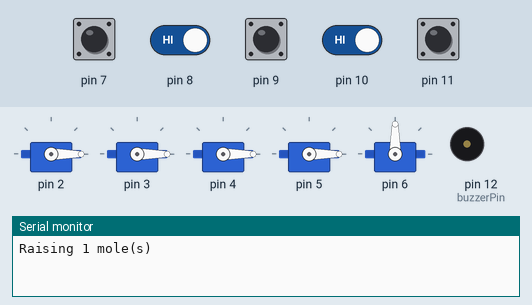
Simulated run of this sketch. Board: Arduino Uno, built with avr-gcc and run on an emulated ATmega328P. On the bench: 5 × servo, buzzer (waves = sounding), the last lines printed to the serial monitor. The test bench sets the inputs (shaded band); at power-on: pin 7–11 HIGH. Random numbers use the default seed unless the sketch sets one.

Above: at 3.3 s.
3.4 s: pin 11 pulled LOW for 0.15 s
At 3.7 s:
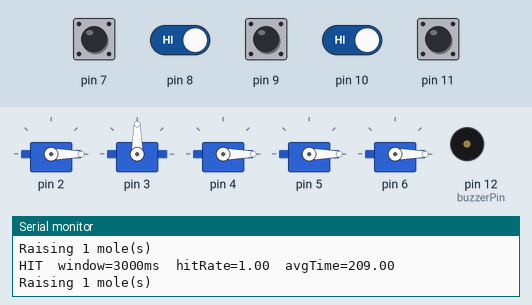
At 6.45 s:
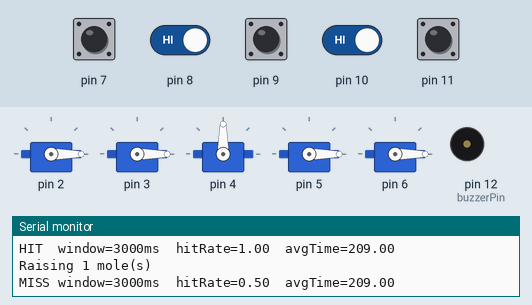
6.5 s: pin 9 pulled LOW for 0.15 s
9.6 s: pin 8 driven LOW and pin 9 driven LOW and pin 10 driven LOW and pin 11 driven LOW
12.6 s: pin 9 driven HIGH
15.6 s: pin 9 driven LOW
At 16.8 s:
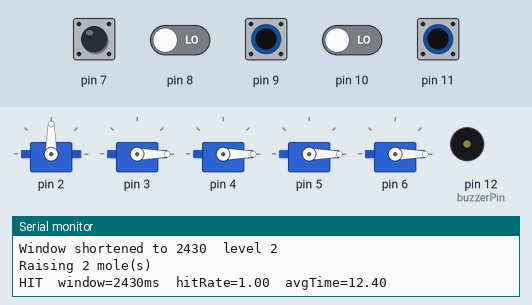
18.6 s: pin 7 pulled LOW for 0.15 s
At 19.07 s:
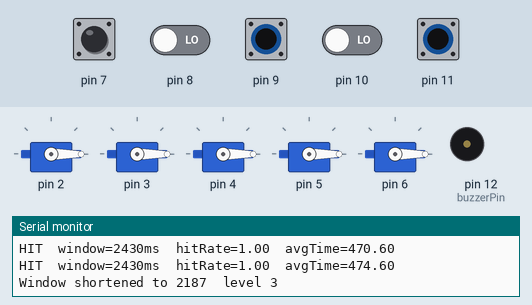
Timing chart, 0 to 24.2 s (numbered marks = the images above; inputs shaded):
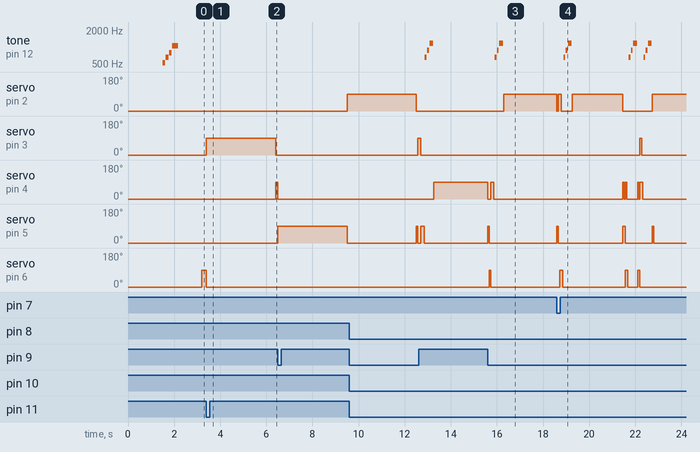

The sketch:

WhackAMole.ino
```cpp
#include "Game.h"

Game game(5);   // 4 moles connected for simulation; change parameter 0-5 for however many moles desired

void setup()
{
    game.begin();
}

void loop()
{
    game.update();
}
```

Game.cpp
```cpp
#include "Game.h"
static void startJingle(int pin);
static void endGameJingle(int pin);
static void speedUpJingle(int pin);
static void slowDownJingle(int pin);

Game::Game(int activeMoles)
{
    this->activeMoles = activeMoles;
    moles[0] = new Mole(2,7); //Initialize Mole objects; parameters are servo pins and button pins
    moles[1] = new Mole(3,8);
    moles[2] = new Mole(4,9);
    moles[3] = new Mole(5,10);
    moles[4] = new Mole(6,11);//change pin numbers later

    buzzerPin = 12; //Arduino pin corresponsing to buzzer

    resetState();
}

void Game::resetState()
{
    //switchState = true; //switch is on

    nextIndex = 0;
    count = 0;

    windowMs = START_WINDOW_MS;
    outcomeIndex = 0;
    outcomeCount = 0;
    consecutiveMisses = 0;
    roundsSinceAdapt = 0;
    nextRaiseAt = 0;
    level = 0;
}

void Game::begin()
{
    Serial.begin(9600);
    randomSeed(analogRead(A0));//for unconnected analog pin 0, reads noise
    for (int i=0; i < 5; i++)
    {
        moles[i]->begin();
        delay(300);
    }
    startJingle(buzzerPin);
    nextRaiseAt = millis()+1000;
}

void Game:: restart()//when idle, instead of turning off, just reset to beginning
{
    Serial.println("Idle: restarting game");
    for (int i = 0; i < 5; i++)
    {
        moles[i]->retractMole();
    }
    resetState();
    endGameJingle(buzzerPin);
    startJingle(buzzerPin);//can change; didn't know which we wanted
    nextRaiseAt = millis() + 1000;
}

double Game::getAverageTime() const
{
    //iterate thorugh time array, return average time
    if (count == 0) return 0;

    unsigned long sum = 0;
    for (int i = 0; i < count; i++)
    {
        sum+=times[i];
    }
    return (double)sum/count;
}

double Game::getHitRate() const
{
    if (outcomeCount==0)return 0;

    int hits = 0;
    for (int i=0;i<outcomeCount;i++)
    {
        if (outcomes[i])hits++;
    }
    return double(hits)/outcomeCount;
}

bool Game::canAdapt()//if we want to adapt the current time window
{
    return outcomeCount >= WINDOW;
}

void Game::raiseMole()
{

    if (millis() < nextRaiseAt) return;  // still in a pause
    if (anyMoleRaised()) return;      // wait until all moles are down

    int max = maxMolesNow();
    int count = random(1, max + 1);      // upper bound is exclusive

    int order[5];                              // shuffle so each mole is picked at most once
    for (int i = 0; i < activeMoles; i++) order[i] = i;

    for (int i = 0; i < count; i++)
    {
        int j = random(i, activeMoles);        // pick from the moles not used yet
        int tmp = order[i];
        order[i] = order[j];
        order[j] = tmp;
        moles[order[i]]->raiseMole();
    }

    Serial.print("Raising ");
    Serial.print(count);
    Serial.println(" mole(s)");
    //if not raised, raise random mole
    //servo rotates up, start timer -- call mole raise methos
}

void Game::retractMole()
{
    for (Mole * m : moles)
    {
        if (!m->isRaised()) continue;
        if (m->wasHit())
        {
            addTime(m->getReactionTime());
            recordOutcome(true);
            m->retractMole();
        }
        else if (m->timedOut(windowMs))
        {
            recordOutcome(false);
            m->retractMole();
        }
    }
    //if button hit, servo rotates back
    //add time to time array, call avergge time
    //call mole retract method
}
void Game::addTime(unsigned long ms)
{
    times[nextIndex] = ms;
    nextIndex = (nextIndex + 1) % WINDOW;   // wraps 4 -> 0, overwriting the oldest
    if (count < WINDOW) count++;
}

int Game::maxMolesNow() const
{
    int n = 1 + (level > 0 ? level : 0) / LEVELS_PER_EXTRA_MOLE;
    if (n > activeMoles) n = activeMoles;     // never more than are connected
    return n;
}

bool Game::anyMoleRaised() const
{
    for (int i = 0; i < 5; i++)
    {
        if (moles[i]->isRaised()) return true;
    }
    return false;
}

void Game::recordOutcome(bool wasHit)
{
    outcomes[outcomeIndex] = wasHit;
    outcomeIndex = (outcomeIndex + 1) % WINDOW;
    if (outcomeCount < WINDOW) outcomeCount++;

    if (wasHit) consecutiveMisses = 0;
    else consecutiveMisses++;

    roundsSinceAdapt++;
    Serial.print(wasHit ? "HIT  " : "MISS ");
    Serial.print("window=");
    Serial.print(windowMs);
    Serial.print("ms  hitRate=");
    Serial.print(getHitRate());
    Serial.print("  avgTime=");
    Serial.println(getAverageTime());
}

void Game::adaptWindow()
{
    if (!canAdapt()) return;
    if (roundsSinceAdapt < ADAPT_EVERY) return;

    roundsSinceAdapt = 0;
    double rate = getHitRate();
    if (rate > 0.70)
    {
        unsigned long newWindow = (unsigned long)(windowMs * 0.9);
        if (newWindow < MIN_WINDOW_MS) newWindow = MIN_WINDOW_MS;
        if (newWindow != windowMs)
        {
            windowMs = newWindow;
            level++;
            Serial.print("Window shortened to ");
            Serial.print(windowMs);
            Serial.print("  level ");
            Serial.println(level);
            speedUpJingle(buzzerPin);
        }
    }
    else if (rate < 0.40)                          // struggling: lengthen the window
    {
        unsigned long newWindow = (unsigned long)(windowMs * 1.1);
        if (newWindow > MAX_WINDOW_MS) newWindow = MAX_WINDOW_MS;
        if (newWindow != windowMs)
        {
            windowMs = newWindow;
            level--;
            Serial.print("Window lengthened to ");
            Serial.print(windowMs);
            Serial.print("  level ");
            Serial.println(level);
            slowDownJingle(buzzerPin);
        }
    }

}

bool Game::isIdle()
{
    return consecutiveMisses >= IDLE_MISSES;
}

void Game::update()
{
    for (Mole * m : moles)
    {
        m->update();
    }
    retractMole();

    if (isIdle())
    {
        restart();
        return;
    }

    if (!anyMoleRaised()) adaptWindow();
    raiseMole();
}

static void startJingle(int pin)// C E G high-C: rising
{
    tone(pin, 523, 120);
    delay(140);
    tone(pin, 659, 120);
    delay(140);
    tone(pin, 784, 120);
    delay(140);
    tone(pin, 1047, 250);
    delay(270);
}

static void speedUpJingle(int pin)
{
    tone(pin, 659, 80);
    delay(100);
    tone(pin, 880, 80);
    delay(100);
    tone(pin, 1175, 160);
    delay(180);
}

static void slowDownJingle(int pin)
{
    tone(pin, 880, 100);
    delay(120);
    tone(pin, 659, 100);
    delay(120);
    tone(pin, 440, 200);
    delay(220);
}

static void endGameJingle(int pin)// G E C low-G: winding down
{
    tone(pin, 784, 150);
    delay(170);
    tone(pin, 659, 150);
    delay(170);
    tone(pin, 523, 150);
    delay(170);
    tone(pin, 392, 350);
    delay(370);
}
```

Game.h
```cpp
#ifndef Game_h
#define Game_h

#include "Mole.h"
#include <Arduino.h>
#include <Servo.h>

class Game {
    public:
        Game(int activeMoles = 5);
        void addTime(unsigned long ms);
        double getAverageTime() const;
        double getHitRate() const;
        //void turnOff();
        void raiseMole();
        void retractMole();
        void update();
        bool isIdle();
        bool canAdapt();
        void begin();
        //void reset();
        void restart();

    private:
        static const int WINDOW = 5;
        static const unsigned long START_WINDOW_MS = 3000;
        static const int IDLE_MISSES = 5;
        static const unsigned long MIN_WINDOW_MS = 1000;
        static const unsigned long MAX_WINDOW_MS = 5000;
        static const int ADAPT_EVERY = 5;
        static const int LEVELS_PER_EXTRA_MOLE = 2;
        int level;
        int maxMolesNow() const;
        bool anyMoleRaised() const;
        Mole * moles[5];//indices correspond to arduino pins to servos
        int buzzerPin;
        int activeMoles;               // how many moles are connected (1 to 5)
        //bool switchState;
        double times[WINDOW];//rolling array keep track of the time taken on last 5 hits, initialized to -1
        int nextIndex;
        int count;
        unsigned long windowMs;
        unsigned long nextRaiseAt;
        bool outcomes[WINDOW];
        int outcomeIndex;
        int outcomeCount;
        int consecutiveMisses;
        int roundsSinceAdapt;

        void recordOutcome(bool wasHit);
        void adaptWindow();
        void playCue(bool faster);
        void resetState();
};


#endif 
```

Mole.cpp
```cpp
#include "Mole.h"
#include <Arduino.h>

#define SIMULATE_HITS 0   // set to 0 once real buttons are wired

static unsigned long getCurrentTime() { return millis(); }

Mole::Mole(int servoPin, int buttonPin)
{
    this->servoPin = servoPin;
    this->buttonPin = buttonPin;
    raised = false;
    hit = false;
    raiseStart = 0;
    reactionTime = 0;
    simDelayMs = 0;   // pretend reaction time (used only when simulating)
}

void Mole::begin()
{
    pinMode(buttonPin, INPUT_PULLUP);
    servo.attach(servoPin);
    servo.write(DOWN_ANGLE);
}

void Mole::raiseMole()
{
    servo.write(UP_ANGLE);
    raiseStart = getCurrentTime();
    reactionTime = 0;
    hit = false;
    raised = true;
    simDelayMs = random(400, 3500);   // pretend reaction time (used only when simulating)

}

void Mole::retractMole()
{
    servo.write(DOWN_ANGLE);
    hit = false;
    raised = false;

}

void Mole::registerHit()
{
    if (raised && !hit)
    {
        hit = true;
        reactionTime = getCurrentTime() - raiseStart;
    }
}

void Mole::update()//continuously call update; iterate time,
{
    checkButton();
}

void Mole::checkButton()
{
    /*if (raised && digitalRead(buttonPin) == LOW)
    {
        registerHit();
    }*/
#if SIMULATE_HITS
    if (raised && getTimeRaised() >= simDelayMs)
    {
        registerHit();
    }
#else
    if (raised && digitalRead(buttonPin) == LOW)
    {
        registerHit();
    }
#endif
}

bool Mole::wasHit() const {return hit;}

bool Mole::isRaised() const {return raised;}

bool Mole::timedOut(unsigned long limitMs) const
{
    return raised && !hit && getTimeRaised() > limitMs;
}

bool Mole:: buttonPressed() const
{
    return digitalRead(buttonPin) == LOW;
}

unsigned long Mole::getTimeRaised() const
{
    return raised ? (getCurrentTime()-raiseStart) : 0;
}

unsigned long Mole::getReactionTime() const {return reactionTime;}
```

Mole.h
```cpp
//Each mole object has two corresponding arduino pins, one to the servo and one to the button

#ifndef Mole_h
#define Mole_h

#include <Servo.h>

using namespace std;

class Mole {
    public:
        Mole(int servoPin, int buttonPin);
        void raiseMole();
        void retractMole();
        void update();
        void begin();
        void registerHit();
        void checkButton();
        bool wasHit() const;
        bool isRaised() const;
        bool buttonPressed() const;
        //bool isIdle() const;
        bool timedOut(unsigned long limitMS) const;
        unsigned long getTimeRaised() const;
        unsigned long getReactionTime() const;

    private:
        static const int UP_ANGLE = 90;
        static const int DOWN_ANGLE = 0;
        unsigned long simDelayMs;   // test only: when the pretend child "presses" the button

        Servo servo;
        int servoPin;
        int buttonPin;
        bool raised;
        bool hit;
        unsigned long raiseStart;
        unsigned long reactionTime;

};

#endif
```

main.cpp
```cpp

```

Measured:
- after the input at 3.4 s, servo on pin 4: 0° → 90° after 3.0 s
- after the input at 6.5 s, servo on pin 2: 0° → 90° after 3.0 s
- after the input at 9.6 s, servo on pin 3: 0° → 90° after 3.0 s
- after the input at 15.6 s, tone on pin 12 (buzzerPin): plays 659 Hz for 0.08 s, 880 Hz for 0.08 s, 1175 Hz for 0.16 s, starting after 0.31 s; servo on pin 2: 0° → 90° after 0.69 s
- after the input at 18.6 s, tone on pin 12 (buzzerPin): plays 659 Hz for 0.08 s, 880 Hz for 0.08 s, 1175 Hz for 0.16 s, 659 Hz for 0.08 s, 880 Hz for 0.08 s, 1175 Hz for 0.16 s … (9 notes in this stretch), starting after 0.29 s; servo on pin 3: 0° → 90° after 3.6 s, → 0° 0.07 s later
- by itself, tone on pin 12 (buzzerPin): plays 659 Hz for 0.08 s, 880 Hz for 0.08 s, 1175 Hz for 0.16 s
